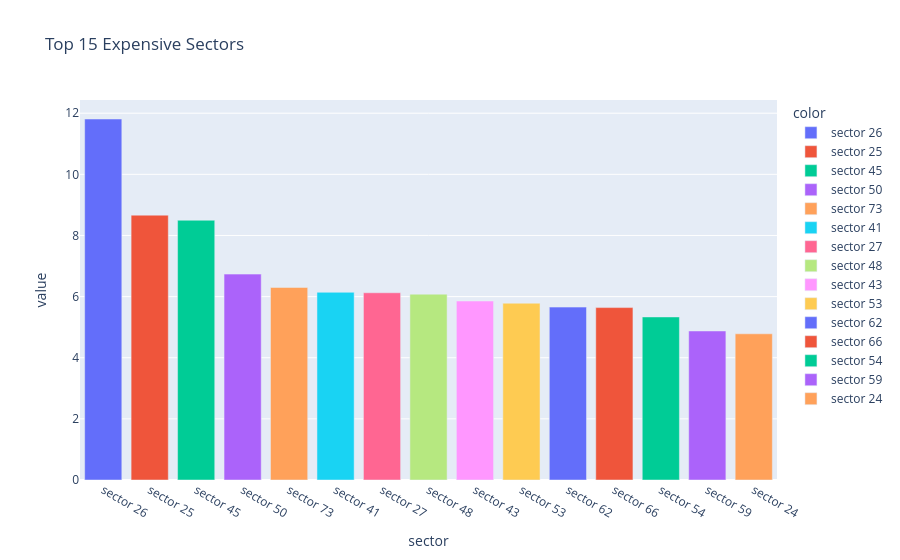

Notebook source saved alongside this figure:
### Code cell
sector_price = (
    df.groupby("sector")["price"]
      .mean()
      .sort_values(ascending=False)
      .head(15)
)

fig = px.bar(
    sector_price,
    color=sector_price.index,
    title="Top 15 Expensive Sectors"
)
fig.show()
st.plotly_chart(fig, use_container_width=True)

### Figure 1 — Plotly figure (JSON) as saved in the notebook; plotly's stock layout.template omitted (floating-point values rounded to 4 significant figures)
{"data": [{"hovertemplate": "color=sector 26<br>sector=%{x}<br>value=%{y}<extra></extra>", "legendgroup": "sector 26", "marker": {"color": "#636efa", "pattern": {"shape": ""}}, "name": "sector 26", "orientation": "v", "showlegend": true, "textposition": "auto", "type": "bar", "x": ["sector 26"], "xaxis": "x", "y": [11.81], "yaxis": "y"}, {"hovertemplate": "color=sector 25<br>sector=%{x}<br>value=%{y}<extra></extra>", "legendgroup": "sector 25", "marker": {"color": "#EF553B", "pattern": {"shape": ""}}, "name": "sector 25", "orientation": "v", "showlegend": true, "textposition": "auto", "type": "bar", "x": ["sector 25"], "xaxis": "x", "y": [8.664], "yaxis": "y"}, {"hovertemplate": "color=sector 45<br>sector=%{x}<br>value=%{y}<extra></extra>", "legendgroup": "sector 45", "marker": {"color": "#00cc96", "pattern": {"shape": ""}}, "name": "sector 45", "orientation": "v", "showlegend": true, "textposition": "auto", "type": "bar", "x": ["sector 45"], "xaxis": "x", "y": [8.499], "yaxis": "y"}, {"hovertemplate": "color=sector 50<br>sector=%{x}<br>value=%{y}<extra></extra>", "legendgroup": "sector 50", "marker": {"color": "#ab63fa", "pattern": {"shape": ""}}, "name": "sector 50", "orientation": "v", "showlegend": true, "textposition": "auto", "type": "bar", "x": ["sector 50"], "xaxis": "x", "y": [6.735], "yaxis": "y"}, {"hovertemplate": "color=sector 73<br>sector=%{x}<br>value=%{y}<extra></extra>", "legendgroup": "sector 73", "marker": {"color": "#FFA15A", "pattern": {"shape": ""}}, "name": "sector 73", "orientation": "v", "showlegend": true, "textposition": "auto", "type": "bar", "x": ["sector 73"], "xaxis": "x", "y": [6.3], "yaxis": "y"}, {"hovertemplate": "color=sector 41<br>sector=%{x}<br>value=%{y}<extra></extra>", "legendgroup": "sector 41", "marker": {"color": "#19d3f3", "pattern": {"shape": ""}}, "name": "sector 41", "orientation": "v", "showlegend": true, "textposition": "auto", "type": "bar", "x": ["sector 41"], "xaxis": "x", "y": [6.141], "yaxis": "y"}, {"hovertemplate": "color=sector 27<br>sector=%{x}<br>value=%{y}<extra></extra>", "legendgroup": "sector 27", "marker": {"color": "#FF6692", "pattern": {"shape": ""}}, "name": "sector 27", "orientation": "v", "showlegend": true, "textposition": "auto", "type": "bar", "x": ["sector 27"], "xaxis": "x", "y": [6.125], "yaxis": "y"}, {"hovertemplate": "color=sector 48<br>sector=%{x}<br>value=%{y}<extra></extra>", "legendgroup": "sector 48", "marker": {"color": "#B6E880", "pattern": {"shape": ""}}, "name": "sector 48", "orientation": "v", "showlegend": true, "textposition": "auto", "type": "bar", "x": ["sector 48"], "xaxis": "x", "y": [6.08], "yaxis": "y"}, {"hovertemplate": "color=sector 43<br>sector=%{x}<br>value=%{y}<extra></extra>", "legendgroup": "sector 43", "marker": {"color": "#FF97FF", "pattern": {"shape": ""}}, "name": "sector 43", "orientation": "v", "showlegend": true, "textposition": "auto", "type": "bar", "x": ["sector 43"], "xaxis": "x", "y": [5.856], "yaxis": "y"}, {"hovertemplate": "color=sector 53<br>sector=%{x}<br>value=%{y}<extra></extra>", "legendgroup": "sector 53", "marker": {"color": "#FECB52", "pattern": {"shape": ""}}, "name": "sector 53", "orientation": "v", "showlegend": true, "textposition": "auto", "type": "bar", "x": ["sector 53"], "xaxis": "x", "y": [5.783], "yaxis": "y"}, {"hovertemplate": "color=sector 62<br>sector=%{x}<br>value=%{y}<extra></extra>", "legendgroup": "sector 62", "marker": {"color": "#636efa", "pattern": {"shape": ""}}, "name": "sector 62", "orientation": "v", "showlegend": true, "textposition": "auto", "type": "bar", "x": ["sector 62"], "xaxis": "x", "y": [5.656], "yaxis": "y"}, {"hovertemplate": "color=sector 66<br>sector=%{x}<br>value=%{y}<extra></extra>", "legendgroup": "sector 66", "marker": {"color": "#EF553B", "pattern": {"shape": ""}}, "name": "sector 66", "orientation": "v", "showlegend": true, "textposition": "auto", "type": "bar", "x": ["sector 66"], "xaxis": "x", "y": [5.64], "yaxis": "y"}, {"hovertemplate": "color=sector 54<br>sector=%{x}<br>value=%{y}<extra></extra>", "legendgroup": "sector 54", "marker": {"color": "#00cc96", "pattern": {"shape": ""}}, "name": "sector 54", "orientation": "v", "showlegend": true, "textposition": "auto", "type": "bar", "x": ["sector 54"], "xaxis": "x", "y": [5.335], "yaxis": "y"}, {"hovertemplate": "color=sector 59<br>sector=%{x}<br>value=%{y}<extra></extra>", "legendgroup": "sector 59", "marker": {"color": "#ab63fa", "pattern": {"shape": ""}}, "name": "sector 59", "orientation": "v", "showlegend": true, "textposition": "auto", "type": "bar", "x": ["sector 59"], "xaxis": "x", "y": [4.875], "yaxis": "y"}, {"hovertemplate": "color=sector 24<br>sector=%{x}<br>value=%{y}<extra></extra>", "legendgroup": "sector 24", "marker": {"color": "#FFA15A", "pattern": {"shape": ""}}, "name": "sector 24", "orientation": "v", "showlegend": true, "textposition": "auto", "type": "bar", "x": ["sector 24"], "xaxis": "x", "y": [4.783], "yaxis": "y"}], "layout": {"barmode": "relative", "legend": {"title": {"text": "color"}, "tracegroupgap": 0}, "title": {"text": "Top 15 Expensive Sectors"}, "xaxis": {"anchor": "y", "domain": [0, 1], "title": {"text": "sector"}}, "yaxis": {"anchor": "x", "domain": [0, 1], "title": {"text": "value"}}}}
